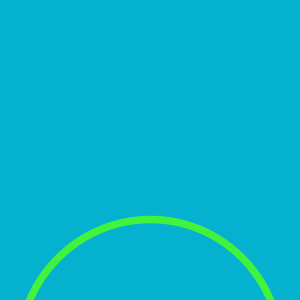
Frame 1 (no input)
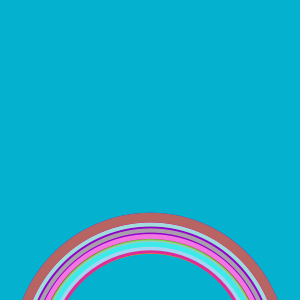
Frame 60 (the mouse pressed at the canvas centre just before this capture)
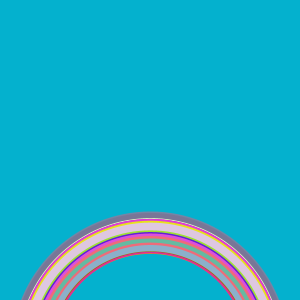
Frame 120 (the mouse held since frame 60 and released just before this capture)

The Processing sketch that drew these frames (run headless with seeded random() and noise(); from frame 60 on, the mouse is pressed at the canvas centre):

// Processing sketch: processing_125577
// ── processing_125577.pde

void setup() {
  size(300,300);
  background(#04B1CE);
  noFill();
}

void draw() {
  strokeWeight(random(3,10));
  stroke(random(255), random(255), random(255));
  float rainbow_size = random(200,270);
  ellipse(150, 350, rainbow_size, rainbow_size);
}
